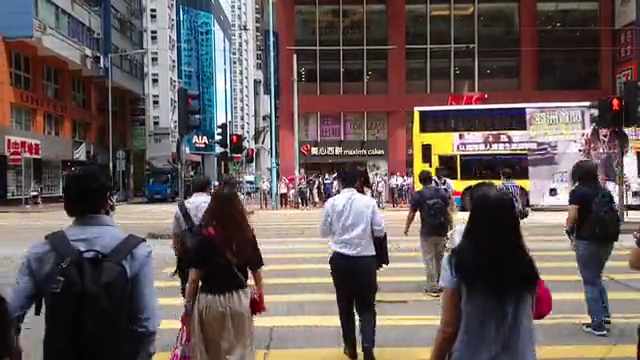
#> input picture frame 63 of @GETTING STARTED WITH OPENCV/Deep-Learning-with-OpenCV-DNN-Module/input/video_1.mp4, 640 x 360 px, given in place of flex2.mp4, which was not available
$ python removeCamBg.py
#> lines starting #> are read from the running program, lines starting #| are printed output that depends on the picture; after the words box and inside, x2 and y2 are one past the last pixel; in counts of white or black regions, pixels touching at a corner belong together; pictures that were not available may be replaced by others from this repository, and a replacement may not be noted
import os
import threading
import time
import winsound

import cv2
import numpy as np


class VideoBackgroundEstimation:
    """
    Class for estimating and removing the background from a video.

    Args:
        video_path (str): Path to the video file.

    Attributes:
        video_path (str): Path to the video file.
        cap (cv2.VideoCapture): Video capture object.
        median_frame (numpy.ndarray): Median frame of the video.
        mask (numpy.ndarray): Mask for background removal.

    Methods:
        play_beep: Plays a beep sound.
        compute_median_frame: Computes the median frame of the video.
        create_mask: Creates a mask for background removal.
        run_video: Runs the video and performs background removal.
        process_video: Processes the video by estimating and removing the background.
    """

    def __init__(self, video_path):
        self.video_path = video_path
        self.cap = None
        self.median_frame = None
        self.mask = None

    def play_beep(self):
        """
        Plays a beep sound.
        """
        winsound.Beep(1000, 200)

    def compute_median_frame(self, frame_id, n_frames=10):
        """
        Computes the median frame of the video.

        Args:
            start_frame (int): Starting frame index (default: 0).
            n_frames (int): Number of frames to consider for computing the median frame (default: 150).

        Returns:
            numpy.ndarray: The computed median frame.
        """
#> called with frame_id = 0, n_frames = 10
        frames = []
        # frame_id = int(self.cap.get(cv2.CAP_PROP_POS_FRAMES))

        print(
            f"Computing median frame... (start_frame: {frame_id}, n_frames: {n_frames})"
        )
        print("*" * n_frames)

        for i in range(n_frames):

            ret, frame = self.cap.read()
#> frame is the input picture: shape (360, 640, 3); mean B, G, R 88, 89.7, 102
            if not ret:
                print("Can't receive frame (stream end?). Exiting ...")
                gray_median_frame = cv2.imread("median_frame.png", cv2.IMREAD_GRAYSCALE)
                return gray_median_frame

            frames.append(frame)
            # # skip 10 frames
            # self.cap.set(cv2.CAP_PROP_POS_FRAMES, frame_id + 10)
            print("*", end="")

        median_frame = np.median(frames, axis=0).astype(dtype=np.uint8)
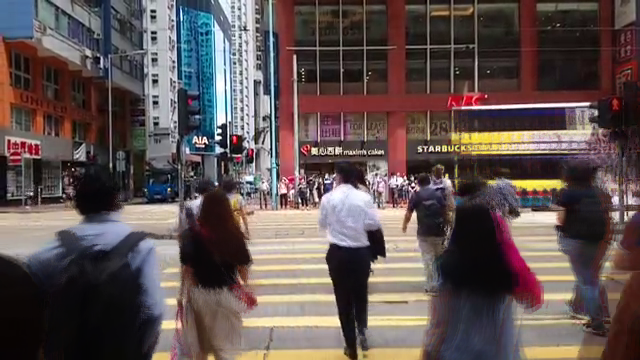
#> median_frame: shape (360, 640, 3); mean B, G, R 81.4, 82.9, 96.4
        self.median_frame = cv2.cvtColor(median_frame, cv2.COLOR_BGR2GRAY)
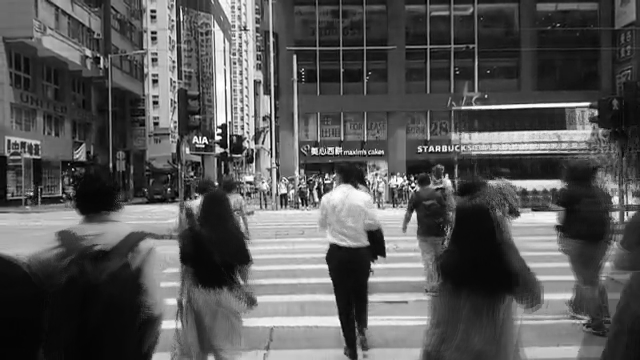
#> self.median_frame: shape (360, 640); min 0, max 255, mean 86.7

        print("\nMedian frame computed successfully.")

    def create_mask(self, base_mask=None):
        """
        Creates a mask for background removal.

        Args:
            base_mask (numpy.ndarray): Base mask to start with (default: None).

        Returns:
            numpy.ndarray: The created mask.
        """
        radius = 40
        # med_frame = cv2.imread("median_frame.png")
        med_frame = self.median_frame.copy()
        h, w = med_frame.shape[:2]
#> h = 360; w = 640
        print(f"Creating mask... (h: {h}, w: {w})")
#> (printed output is left out)

        if base_mask is not None:
            mask = base_mask
        else:
            mask = np.ones(med_frame.shape[:2], dtype=np.uint8) * 255
            # mask the lower left corner
            cv2.rectangle(mask, (31, 1233), (820, 1394), (0, 0, 0), -1)
#> mask: shape (360, 640); every value is 255
            cv2.rectangle(
                med_frame,
                (31, 1233),
                (820, 1394),
                (0, 0, 0),
                3,
            )

        def paint_mask(action, x, y, flags, *userdata):
            global pen

            if action == cv2.EVENT_LBUTTONDOWN:
                pen = True
                print(f"Pen down at ({x}, {y})")
            elif action == cv2.EVENT_LBUTTONUP:
                pen = False
            elif action == cv2.EVENT_MOUSEMOVE:
                if pen:
                    cv2.circle(mask, (x, y), radius, (0, 0, 0), -1)
                    cv2.circle(med_frame, (x, y), radius, (0, 0, 0), -1)

        cv2.namedWindow("image", cv2.WINDOW_NORMAL)
        cv2.setMouseCallback("image", paint_mask)

        while True:
            cv2.imshow("image", med_frame)
            key = cv2.waitKey(5)
#> (key q is pressed here)
            if key & 0xFF == 27:
                break

            if key == ord("+"):
                radius += 5  # Increase the radius of the brush

            if key == ord("-"):
                radius -= 5
                if radius < 5:  # Decrease the radius of the brush
                    radius = 5  # Minimum radius is 5

        self.mask_contours, _ = cv2.findContours(
            mask, cv2.RETR_TREE, cv2.CHAIN_APPROX_SIMPLE
        )

        cv2.imwrite("mask.png", mask)
        cv2.destroyAllWindows()

        return mask

    def run_video(self, threshold=500, start_frame=0):
        """
        Runs the video and performs background removal.

        Args:
            threshold (int): Threshold for detecting foreground objects (default: 500).
            start_frame (int): Starting frame index (default: 0).
        """
#> called with threshold = 500, start_frame = 0
        self.cap.set(cv2.CAP_PROP_POS_FRAMES, start_frame)
        cv2.namedWindow("frame", cv2.WINDOW_NORMAL)

        # add a trackbar to the window
        cv2.createTrackbar("TrackBar", "frame", 0, self.length, lambda x: None)

        _last_time = time.time()
        n_warn = 0

        h, w = self.median_frame.shape[:2]
#> h = 360; w = 640

        while True:
            ret, frame = self.cap.read()
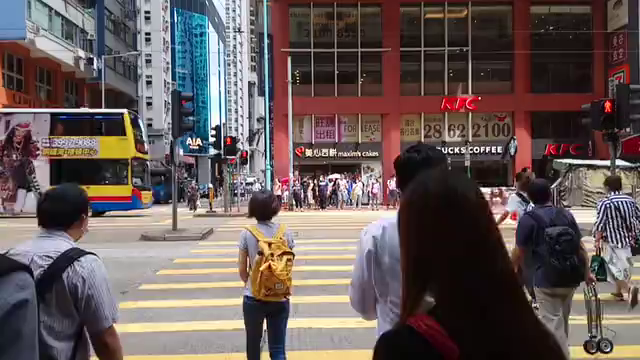
#> input picture frame 0 of @GETTING STARTED WITH OPENCV/Deep-Learning-with-OpenCV-DNN-Module/input/video_1.mp4, 640 x 360 px, given in place of flex2.mp4, which was not available
#> frame is the input picture: shape (360, 640, 3); mean B, G, R 87.5, 89.4, 102.8
            if not ret:
                print("Can't receive frame (stream end?). Exiting ...")
                break

            gray_frame = cv2.cvtColor(frame, cv2.COLOR_BGR2GRAY)
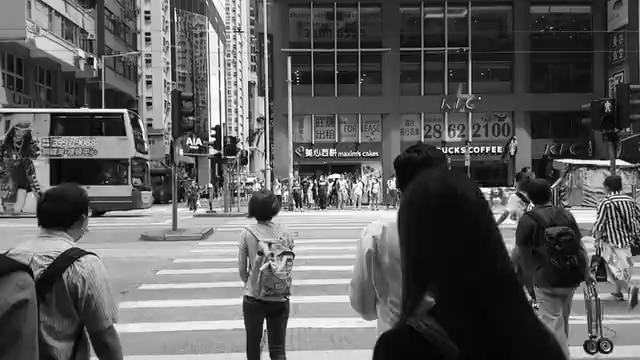
#> gray_frame: shape (360, 640); min 0, max 255, mean 93.1
            d_frame = cv2.absdiff(gray_frame, self.median_frame)
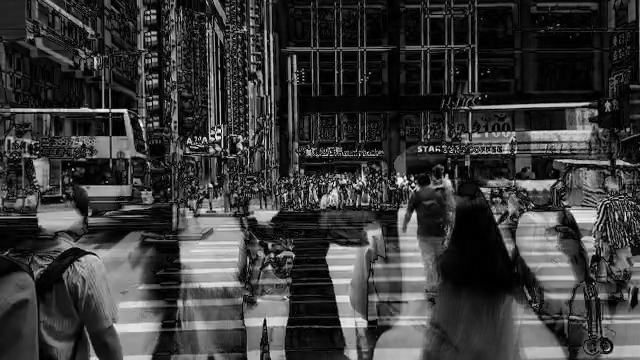
#> d_frame: shape (360, 640); min 0, max 248, mean 57.9
            th, td_frame = cv2.threshold(d_frame, 40, 255, cv2.THRESH_BINARY)
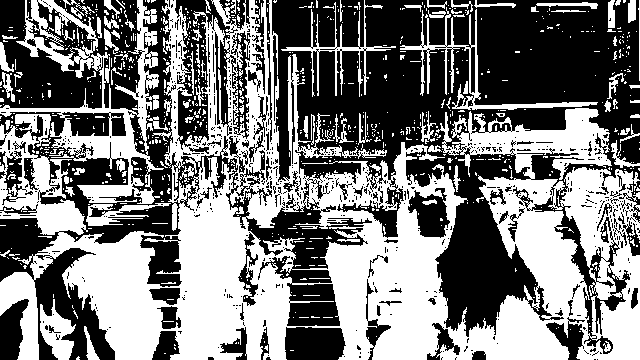
#> td_frame: shape (360, 640); 48.2% white; 839 white regions (744 under 20 px), largest, box (x1, y1, x2, y2) and area: (0, 0, 640, 360) 88951, (0, 0, 164, 204) 8354, (400, 7, 598, 110) 2076
            td_frame = cv2.bitwise_and(td_frame, self.mask)
            count = cv2.countNonZero(td_frame)
            frame_id = int(self.cap.get(cv2.CAP_PROP_POS_FRAMES))
            # update Trackbar position
            cv2.setTrackbarPos("TrackBar", "frame", frame_id)

            cv2.putText(
                frame,
                f"Frame: {frame_id}, count: {count}",
                (w // 2 - 100, h - 10),
                cv2.FONT_HERSHEY_SIMPLEX,
                1,
                (0, 255, 0),
                2,
                cv2.LINE_AA,
            )

            cv2.drawContours(frame, self.mask_contours, -1, (0, 0, 255), 2)
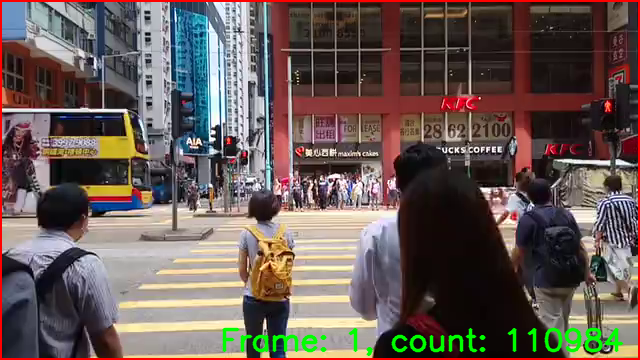
#> frame: shape (360, 640, 3); mean B, G, R 85.2, 89.8, 104.3

            if count > threshold and count < 100000:
                contours, _ = cv2.findContours(
                    td_frame, cv2.RETR_TREE, cv2.CHAIN_APPROX_SIMPLE
                )
                cv2.drawContours(frame, contours, -1, (0, 255, 0), 2)

                current_time = time.time()
                if current_time - _last_time >= 1:
                    _last_time = current_time
                    cv2.imwrite(f"warning_{n_warn}.png", frame)
                    n_warn += 1
                    threading.Thread(target=self.play_beep).start()

            cv2.imshow("frame", frame)

            if frame_id % 500 == 0:
                self.compute_median_frame(frame_id)
                # self.cap.set(cv2.CAP_PROP_POS_FRAMES, frame_id)

            key = cv2.waitKey(1)
#> (key q is pressed here)
            if key == ord("q") or key == 27:
                break

            if key == ord("p"):
                cv2.waitKey(0)

            if key == ord("f"):
                self.cap.set(cv2.CAP_PROP_POS_FRAMES, frame_id + 10000)
                self.compute_median_frame(frame_id + 10000)

            if key == ord("b"):
                self.cap.set(cv2.CAP_PROP_POS_FRAMES, frame_id - 1000)
                self.compute_median_frame(frame_id - 1000)

            if key == ord("r"):
                self.compute_median_frame(frame_id)
                # self.cap.set(cv2.CAP_PROP_POS_FRAMES, frame_id)

    def process_video(self):
        """
        Processes the video by estimating and removing the background.
        """
        self.cap = cv2.VideoCapture(self.video_path)
        # save the length of the video
        self.length = int(self.cap.get(cv2.CAP_PROP_FRAME_COUNT))

        self.compute_median_frame(0)
        self.mask = self.create_mask()

        self.run_video(threshold=500, start_frame=0)

        self.cap.release()
        cv2.destroyAllWindows()


if __name__ == "__main__":
    pen = False

    # Change dir to current file location
    os.chdir(os.path.dirname(os.path.abspath(__file__)))

    video_path = "flex2.mp4"
    video_processor = VideoBackgroundEstimation(video_path)
    video_processor.process_video()

$ run again, starting later in the video
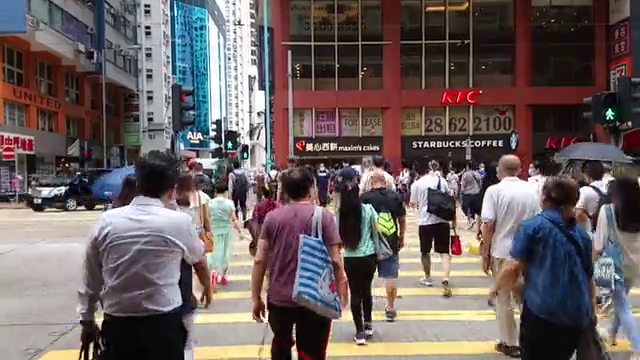
#> input picture frame 284 of @GETTING STARTED WITH OPENCV/Deep-Learning-with-OpenCV-DNN-Module/input/video_1.mp4, 640 x 360 px, given in place of flex2.mp4, which was not available
#> in compute_median_frame, frame is the input picture: shape (360, 640, 3); mean B, G, R 95, 95.4, 107.1
#> (printed output is left out)
#> mask: shape (360, 640); every value is 255
#> in run_video, `th, td_frame = cv2.threshold(d_frame, 40, 255, cv2.THRESH_BINARY)`:
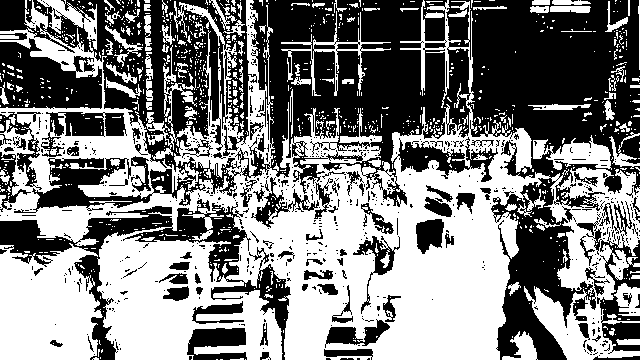
#> td_frame: shape (360, 640); 50.4% white; 637 black regions (547 under 20 px), largest, box (x1, y1, x2, y2) and area: (0, 0, 640, 360) 81124, (0, 199, 291, 360) 9464, (0, 38, 102, 109) 4802
#> in run_video, `cv2.drawContours(frame, self.mask_contours, -1, (0, 0, 255), 2)`:
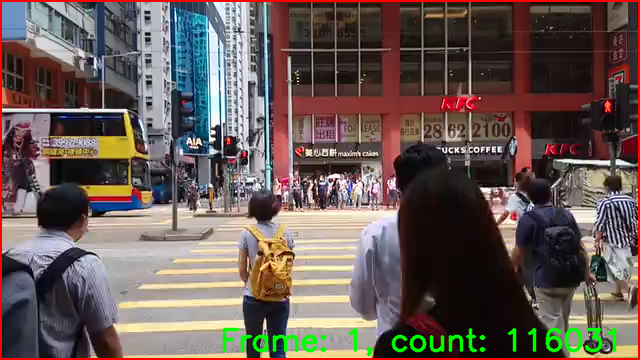
#> frame: shape (360, 640, 3); mean B, G, R 85.2, 89.7, 104.4

$ run again, starting later in the video
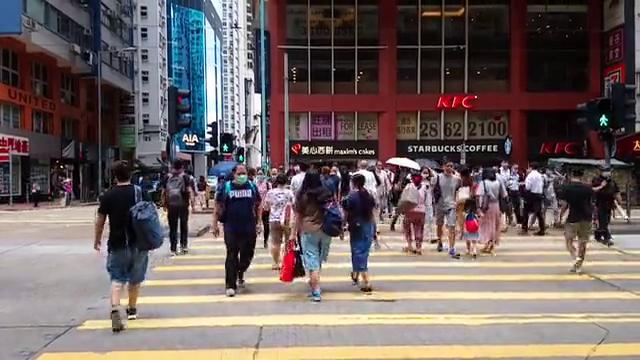
#> input picture frame 505 of @GETTING STARTED WITH OPENCV/Deep-Learning-with-OpenCV-DNN-Module/input/video_1.mp4, 640 x 360 px, given in place of flex2.mp4, which was not available
#> in compute_median_frame, frame is the input picture: shape (360, 640, 3); mean B, G, R 97.3, 99.3, 111.9
#> (printed output is left out)
#> mask: shape (360, 640); every value is 255
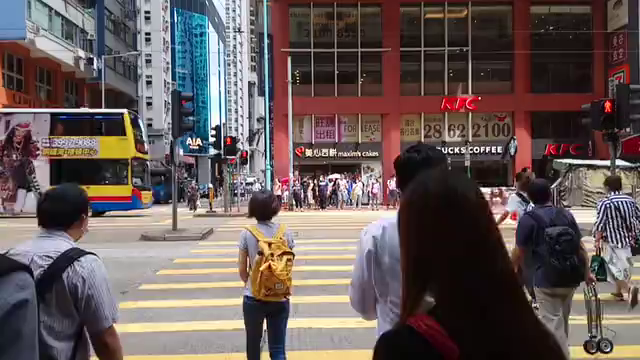
#> input picture frame 0 of @GETTING STARTED WITH OPENCV/Deep-Learning-with-OpenCV-DNN-Module/input/video_1.mp4, 640 x 360 px, given in place of flex2.mp4, which was not available
#> in run_video, frame is the input picture: shape (360, 640, 3); mean B, G, R 87.5, 89.4, 102.8
#> in run_video, `th, td_frame = cv2.threshold(d_frame, 40, 255, cv2.THRESH_BINARY)`:
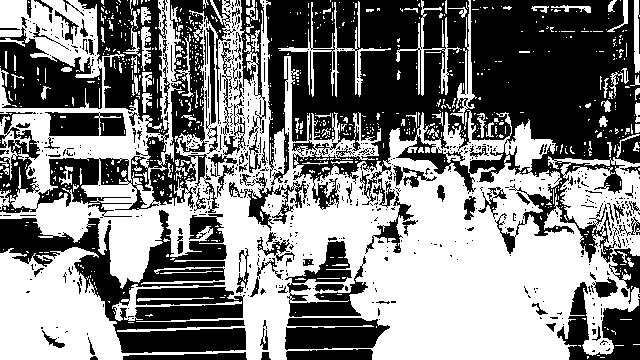
#> td_frame: shape (360, 640); 50.6% white; 658 black regions (551 under 20 px), largest, box (x1, y1, x2, y2) and area: (266, 0, 640, 304) 53840, (0, 0, 236, 217) 16714, (0, 210, 246, 353) 14521
